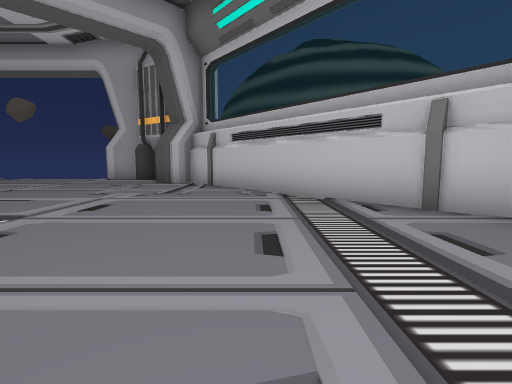
[1] (above)

14 first-person views from a walk through a 3-D level made in the Unity game engine. The camera is 1.2 m above the floor, tilts 6° down and sees 85° across. The floor is counted in squares, 2 m on a side. Each view is taken from the middle of a square. On the plan, view 1 faces up. The plan holds only what a view shows up to about 9 squares ahead; the rest is blank. The place goes on beyond the plan. The player is left out.

[2]
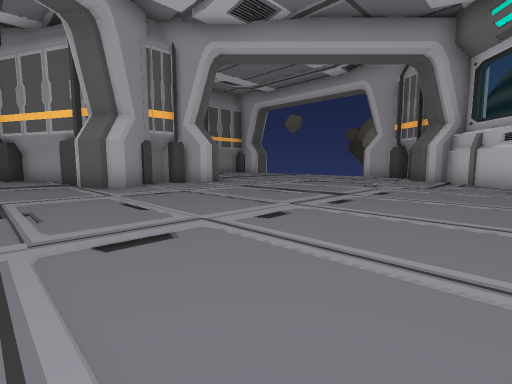

[3]
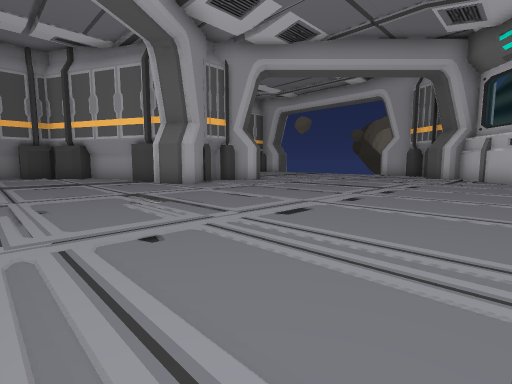

[4]
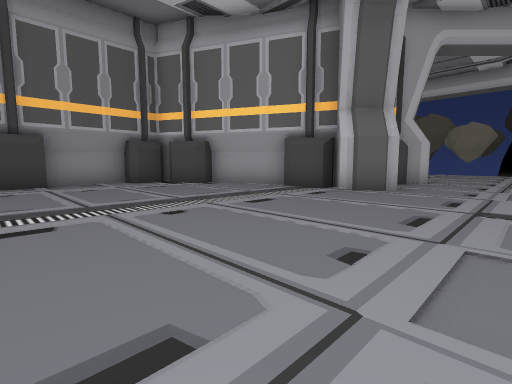

[5]
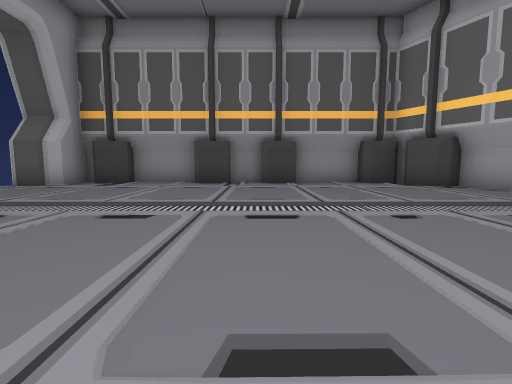

[6]
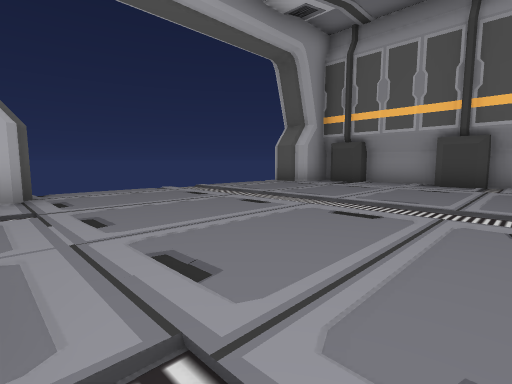

[7]
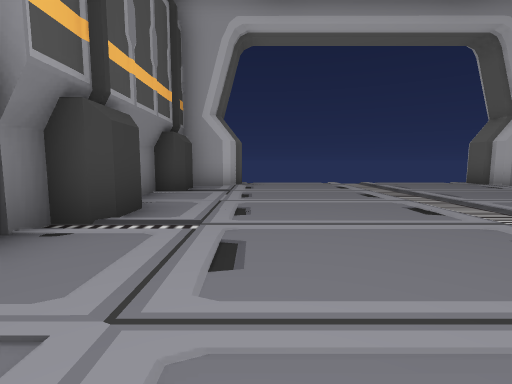

[8]
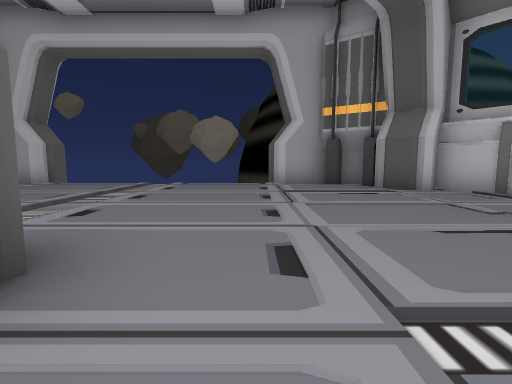

[9]
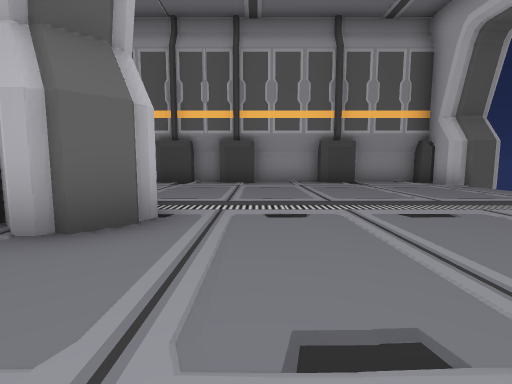

[10]
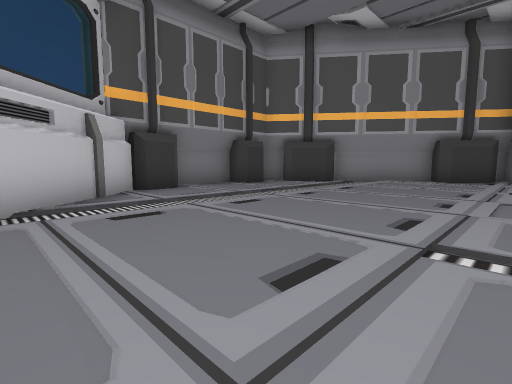

[11]
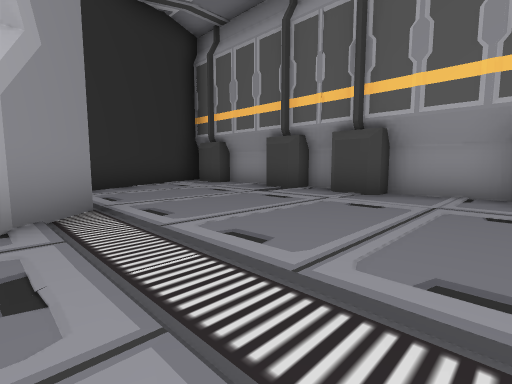

[12]
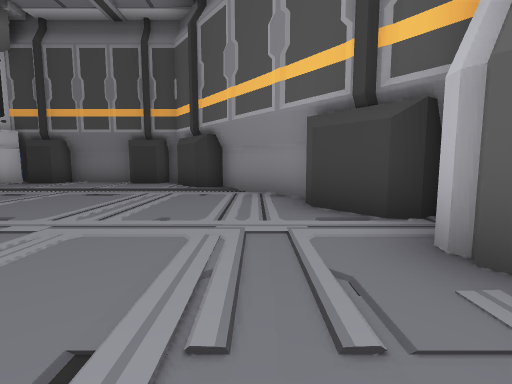

[13]
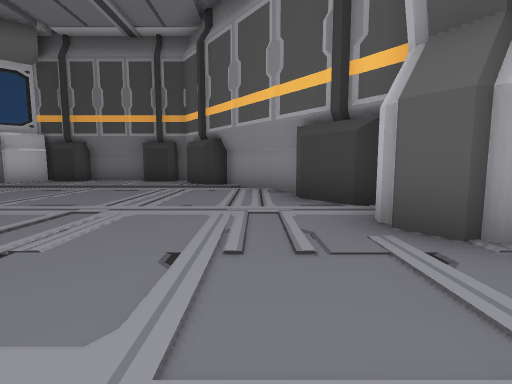

[14]
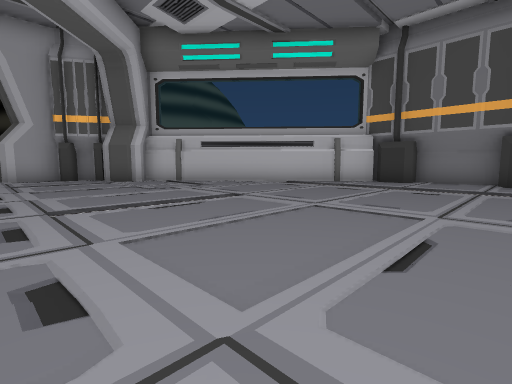

### Floor plan
Points are (right, up) in squares from view 1. A wall is a line through its corners. A room is listed if a view was taken in it or the views show most of it. See-through windows are left out.
Room 1 (views 1, 2, 3, 4, 5, 6, 7, 8, 9, 10, 11, 12, 13, 14)
walls: (-8.1, -0.2) (-8.8, 0.7); (-7.7, 1.3) (-7, 0.3) (-7.9, -0.4); (-8.6, 0.1) (-9.4, -0.3) (-9.8, -0.2); (-8.1, 2.2) (-8.1, 1.7); (-9.9, 0.1) (-12, -0.9); (-9.1, 2.9) (-8.1, 3.9); (-7.8, 4) (-7, 3.2) (-7.8, 2.5); (-11.8, -1.4) (-12.8, -1.9); (-12.7, -1.1) (-9.7, 0.4); (-4.1, -5.7) (-3.2, -5.1); (-13.2, -1.9) (-13.2, -2.8) (-13.7, -2.8) (-13.7, -4.7); (-13.7, 2) (-13.7, 0.1) (-13.2, 0.1) (-13.2, -0.8); (-2.3, -5.5) (-1.3, -4.7) (-0.9, -4.7) (-0.7, -5.1) (1.7, -3.2) (1.5, -2.9) (1.6, -2.5); (-13.7, 3.9) (-13.7, 3.1) (-13.2, 3.1) (-13.2, 2.1); (-13.2, -4.9) (-13.2, -5.8); (-4.5, -7.8) (-4.5, -6.8) (-3.9, -6.8) (-3.9, -6.3); (1.3, -2.7) (2.4, -1.9) (2.8, -1.9); (-13.7, -5.7) (-13.7, -6.8) (-13.2, -6.8) (-13.2, -7.8); (-13.7, 7) (-13.7, 5) (-13.2, 5) (-13.2, 4); (2.9, -1.4) (2.9, -0.4) (3.5, -0.4) (3.5, 1.6) (2.9, 1.6) (2.9, 2.5); (-13.2, 7.9) (-13.2, 7); (-3.9, -9.8) (-3.9, -9); (3, 2.6) (-1.9, 8.3) (-2.4, 7.9) (-3.2, 8.7); (-13.7, -7.9) (-13.7, -9.8) (-13.2, -9.8) (-13.2, -10.8); (-3, 9.6) (-3.6, 10); (-3.9, 10.2) (-5.4, 10.2); (-4.5, -10.8) (-4.5, -9.8); (-5.4, -11.2) (-4.4, -11.2); (-13.2, 9.9) (-13.7, 9.9) (-13.7, 8); (-12.1, 11.4) (-12.1, 10.2) (-13.2, 10.2); (-13.8, -11.2) (-12.1, -11.2) (-12.1, -12.4)
ways out: gap at (-12, 11)

Where each view was taken, in squares from view 1:
view 1: 0 up, 0 right, facing up
view 2: 2 down, 0 right, facing up-left
view 3: 4 down, 0 right, facing up-left
view 4: 6 down, 5 left, facing up-left
view 5: 6 down, 5 left, facing left
view 6: 6 down, 5 left, facing down-left
view 7: 4 down, 6 left, facing down
view 8: 2 up, 6 left, facing up
view 9: 5 up, 5 left, facing left
view 10: 5 up, 3 left, facing down-right
view 11: 7 up, 8 left, facing down-left
view 12: 4 down, 5 left, facing right
view 13: 4 down, 6 left, facing right
view 14: 1 down, 6 left, facing up-right
